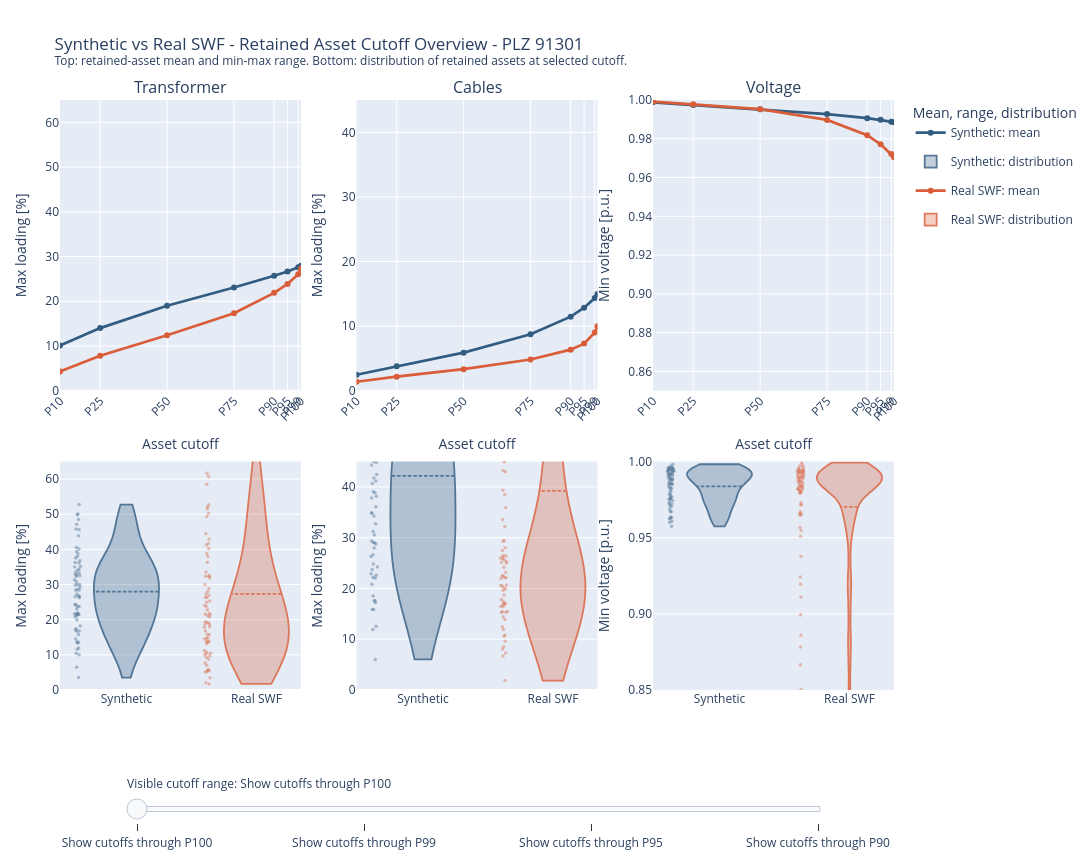

The notebook cell saved with this chart:
### Code cell
asset_cutoff_overview_fig = plot_powerflow_asset_cutoff_overview(
    percentile_profile,
    group_col="comparison_group",
    color_map=COLORS,
    asset_cutoff_percentiles=(1.0, 0.99, 0.95, 0.90),
    y_axis_limits=(65, 45, 0.85),
    center_stat="mean",  # "median" or "mean"
    show_band=False,
    worst_asset_per_grid=True,
    title=f"Synthetic vs Real SWF - Retained Asset Cutoff Overview - PLZ {PLZ}",
)
